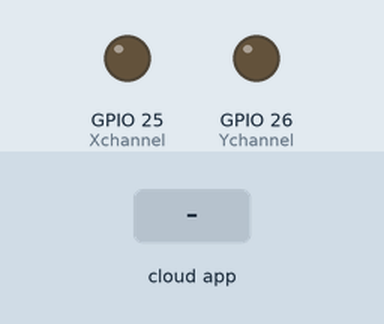
Recording of a sketch running on a simulated ESP32. Parts: output pins drawn as LEDs (lit = HIGH). Inputs (shaded band) come from the test bench. The ROS host is connected and sends only what is stated.

Above: at 1.2 s.
1.3 s: the phone or cloud app sets linear.x to -100
At 2.4 s:
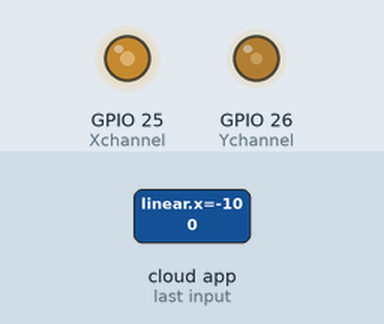
2.8 s: the phone or cloud app sets angular.z to 100
At 3.5 s:
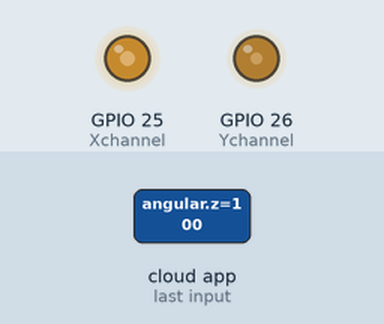
4.3 s: the phone or cloud app sets linear.x to 100
At 4.7 s:
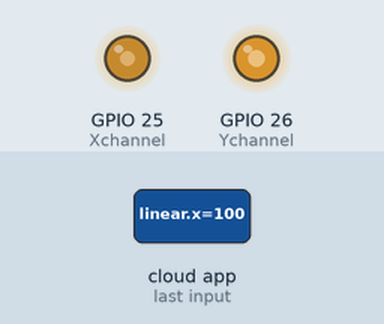
5.8 s: the phone or cloud app sets angular.z to -100
At 7.0 s:
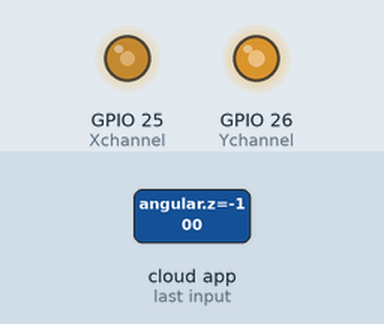
Timing chart, 0 to 8.3 s (numbered marks = the images above; inputs shaded):
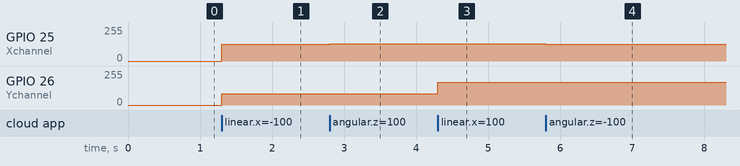

The sketch:

ros_esp_write.ino
```cpp
#include <ros.h>
#include <geometry_msgs/Twist.h>

ros::NodeHandle nh;
geometry_msgs::Twist msg;

float ros_linear;
float ros_ang;

int Xchannel = 25;
int Ychannel = 26;
int X_joy;  // = 105;
int Y_joy;  // = 105;


void ros_receiver(const geometry_msgs::Twist &cmd_vel){
  ros_linear = cmd_vel.linear.x;
  ros_ang = cmd_vel.angular.z;
  robotVelocity2joystick(ros_linear, ros_ang);

}

ros::Subscriber <geometry_msgs::Twist> sub("/cmd_vel",ros_receiver);

void setup() {
  Serial.begin(115200);

  //ros setup:
  nh.getHardware()->setBaud(115200);
  nh.initNode();
  nh.subscribe(sub);

}

void robotVelocity2joystick(float velLinear, float velAngular) {
  float velLinearMAX = 3.0;
  float velLinearMIN = -3.0;

  float velAngularMAX = 54.0;  // velAngular is negative clockwise on ROS
  float velAngularMIN = -velAngularMAX;


  Y_joy = 255 * (velLinear - velLinearMIN) / (velLinearMAX - velLinearMIN);
  X_joy = 255 * (velAngular - velAngularMIN) / (velAngularMAX - velAngularMIN);

  dacWrite(Xchannel, X_joy);
  dacWrite(Ychannel, Y_joy);
}

void loop() {
  nh.spinOnce();
}
```

Measured:
- after the input at 1.3 s, GPIO 25 (Xchannel): 0/255 → 127/255 at once; GPIO 26 (Ychannel): 0/255 → 85/255 at once
- after the input at 2.8 s, GPIO 25 (Xchannel): 127/255 → 129/255 at once
- after the input at 4.3 s, GPIO 26 (Ychannel): 85/255 → 170/255 at once
- after the input at 5.8 s, GPIO 25 (Xchannel): 129/255 → 125/255 at once
